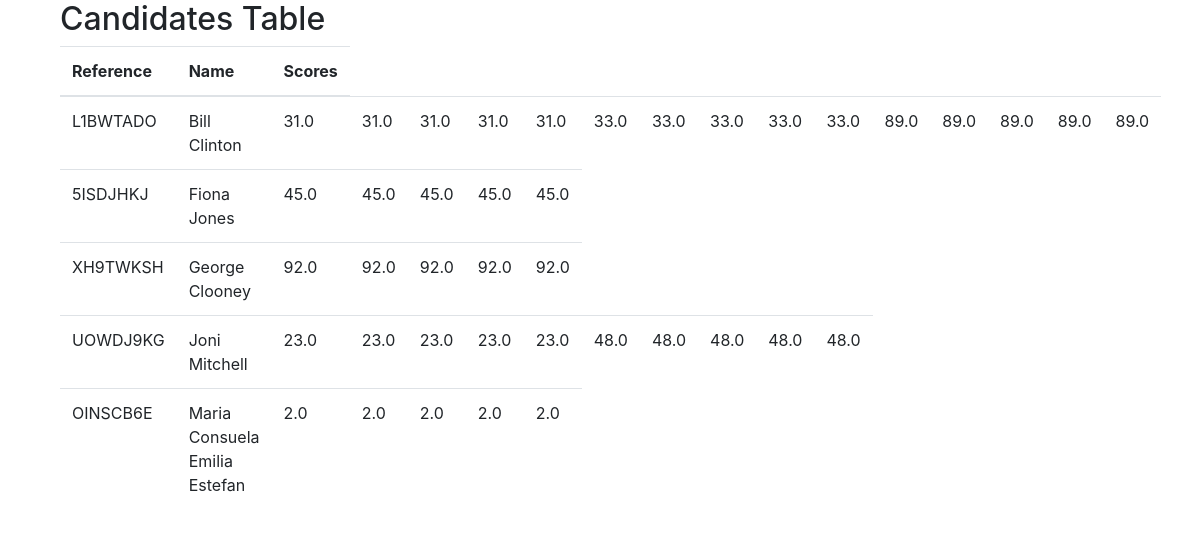
/candidates/, run on the app's committed database.
### candidates_scores/models.py (models this page shows, shortened)
class Candidate(models.Model):
    name = models.TextField()
    candidate_ref = models.CharField(primary_key=True, max_length=8, validators=[RegexValidator("^[a-zA-Z0-9]{8}$", message="Reference is invalid")])
    class Meta:
        ordering = ('name',)
    def scores(self):
        return Score.objects.filter(candidate=self)

class Score(models.Model):
    candidate = models.ForeignKey(Candidate, on_delete=models.CASCADE, null=True)
    score = models.FloatField(validators=[MinValueValidator(0.0, message="Score can't be less than 0.0"),
                                         MaxValueValidator(100.0, message="Score can't be more than 100.0")])
    class Meta:
        ordering = ('score',)

### candidates_scores/views.py (the view)
# urls.py: path('candidates/', views.candidates, name='candidates_scores'),
def candidates(request):
    context = {'candidates': Candidate.objects.all() }
    return render(request, 'candidates_scores/candidates.html', context)

### candidates_scores/templates/candidates_scores/candidates.html
{% extends "candidates_scores/base.html" %}
{% block content %}
<div class="container">
  <h2>Candidates Table</h2>
  <table class="table">
    <thead>
        <tr>
          <th>Reference</th>
          <th>Name</th>
          <th>Scores </th>
        </tr>
    </thead>
    <tbody>
    {% for candidate in candidates %}
       <tr>
        <td>{{candidate.candidate_ref}} </td>
        <td> {{candidate.name}} </td>
          {% for score in candidate.scores %}
             <td> {{ score.score }}</td>
          {% endfor %}
      </tr>
    {% endfor %}
    </tbody>
    </table>
</div>
{% endblock content %}

### candidates_scores/templates/candidates_scores/base.html (shortened to what this page needs)
<!DOCTYPE html>
<html>
<head>
    <link rel="stylesheet" href="https://maxcdn.bootstrapcdn.com/bootstrap/4.0.0/css/bootstrap.min.css">
</head>
<body>
    <div class="container">
        {% block content%} {% endblock %}
    </div>
</body>
</html>

### data on the page
Candidate: candidate_ref "L1BWTADO", name "Bill Clinton"
Score: score "31.0"
Score: score "31.0"
Score: score "31.0"
Score: score "31.0"
Score: score "31.0"
Score: score "33.0"
Score: score "33.0"
Score: score "33.0"
Score: score "33.0"
Score: score "33.0"
Score: score "89.0"
Score: score "89.0"
Score: score "89.0"
Score: score "89.0"
Score: score "89.0"
Candidate: candidate_ref "5ISDJHKJ", name "Fiona Jones"
Score: score "45.0"
Score: score "45.0"
Score: score "45.0"
Score: score "45.0"
Score: score "45.0"
Candidate: candidate_ref "XH9TWKSH", name "George Clooney"
Score: score "92.0"
Score: score "92.0"
Score: score "92.0"
Score: score "92.0"
Score: score "92.0"
Candidate: candidate_ref "UOWDJ9KG", name "Joni Mitchell"
Score: score "23.0"
Score: score "23.0"
Score: score "23.0"
Score: score "23.0"
Score: score "23.0"
Score: score "48.0"
Score: score "48.0"
Score: score "48.0"
Score: score "48.0"
Score: score "48.0"
Candidate: candidate_ref "OINSCB6E", name "Maria Consuela Emilia Estefan"
Score: score "2.0"
Score: score "2.0"
Score: score "2.0"
Score: score "2.0"
Score: score "2.0"
